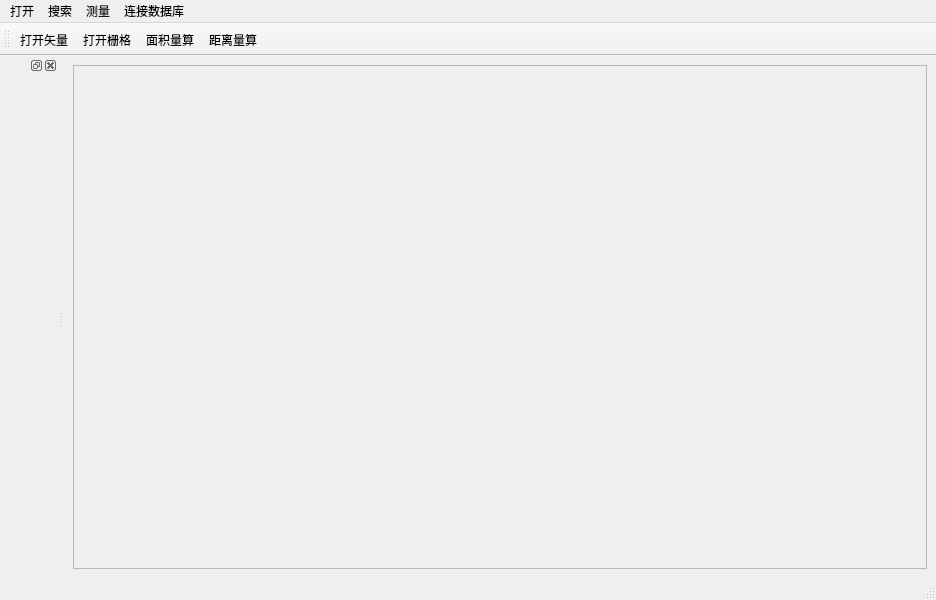
<?xml version="1.0" encoding="UTF-8"?>
<ui version="4.0">
 <class>MainWindow</class>
 <widget class="QMainWindow" name="MainWindow">
  <property name="geometry">
   <rect>
    <x>0</x>
    <y>0</y>
    <width>936</width>
    <height>600</height>
   </rect>
  </property>
  <property name="baseSize">
   <size>
    <width>1000</width>
    <height>600</height>
   </size>
  </property>
  <property name="windowTitle">
   <string>GIS桌面软件-马骁</string>
  </property>
  <property name="windowIcon">
   <iconset resource="../resource/myRc.qrc">
    <normaloff>:/ico/qgis.ico</normaloff>:/ico/qgis.ico</iconset>
  </property>
  <widget class="QWidget" name="centralwidget">
   <layout class="QVBoxLayout" name="verticalLayout">
    <item>
     <widget class="QFrame" name="frame">
      <property name="frameShape">
       <enum>QFrame::StyledPanel</enum>
      </property>
      <property name="frameShadow">
       <enum>QFrame::Raised</enum>
      </property>
     </widget>
    </item>
   </layout>
  </widget>
  <widget class="QMenuBar" name="menubar">
   <property name="geometry">
    <rect>
     <x>0</x>
     <y>0</y>
     <width>936</width>
     <height>22</height>
    </rect>
   </property>
   <widget class="QMenu" name="menu">
    <property name="title">
     <string>打开</string>
    </property>
    <addaction name="separator"/>
    <addaction name="actionOpenVector"/>
    <addaction name="actionOpenRaster"/>
   </widget>
   <widget class="QMenu" name="menu_2">
    <property name="title">
     <string>搜索</string>
    </property>
   </widget>
   <widget class="QMenu" name="menu_3">
    <property name="title">
     <string>测量</string>
    </property>
    <addaction name="actionArea"/>
    <addaction name="actionDistance"/>
   </widget>
   <widget class="QMenu" name="ConnectDataBase">
    <property name="title">
     <string>连接数据库</string>
    </property>
    <addaction name="actionConnect"/>
    <addaction name="actiongu"/>
   </widget>
   <addaction name="menu"/>
   <addaction name="menu_2"/>
   <addaction name="menu_3"/>
   <addaction name="ConnectDataBase"/>
  </widget>
  <widget class="QStatusBar" name="statusbar"/>
  <widget class="QDockWidget" name="dockWidget_3">
   <property name="maximumSize">
    <size>
     <width>300</width>
     <height>1000</height>
    </size>
   </property>
   <attribute name="dockWidgetArea">
    <number>1</number>
   </attribute>
   <widget class="QWidget" name="dockWidgetContents_1"/>
  </widget>
  <widget class="QToolBar" name="toolBar">
   <property name="windowTitle">
    <string>toolBar</string>
   </property>
   <attribute name="toolBarArea">
    <enum>TopToolBarArea</enum>
   </attribute>
   <attribute name="toolBarBreak">
    <bool>false</bool>
   </attribute>
   <addaction name="actionOpenVector"/>
   <addaction name="actionOpenRaster"/>
   <addaction name="actionArea"/>
   <addaction name="actionDistance"/>
  </widget>
  <action name="actionOpenRaster">
   <property name="text">
    <string>打开栅格</string>
   </property>
  </action>
  <action name="actionOpenVector">
   <property name="text">
    <string>打开矢量</string>
   </property>
  </action>
  <action name="actionArea">
   <property name="text">
    <string>面积量算</string>
   </property>
  </action>
  <action name="actionDistance">
   <property name="text">
    <string>距离量算</string>
   </property>
  </action>
  <action name="actionConnect">
   <property name="text">
    <string>连接</string>
   </property>
  </action>
  <action name="actiongu">
   <property name="text">
    <string>关闭</string>
   </property>
  </action>
 </widget>
 <resources>
  <include location="../resource/myRc.qrc"/>
 </resources>
 <connections/>
</ui>
